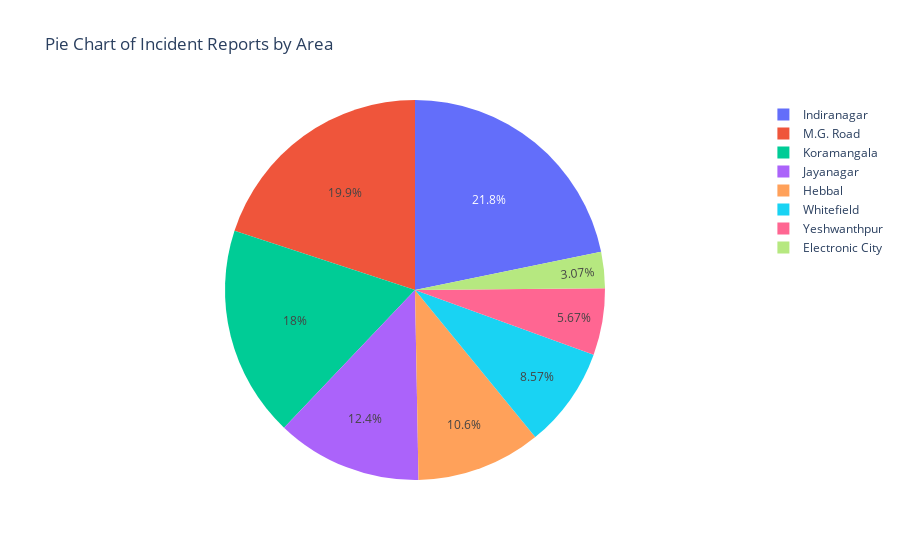

The cell this chart's notebook holds for it:
### Markdown cell above
# 5. PieChart

### Code cell
incident_data = df.groupby('Area Name')['Incident Reports'].sum().reset_index()
fig = px.pie(incident_data, values='Incident Reports', names='Area Name',
             title="Pie Chart of Incident Reports by Area")
fig.show()

### Figure 1 — Plotly figure (JSON) as saved in the notebook; plotly's stock layout.template omitted (floating-point values rounded to 4 significant figures)
{"data": [{"domain": {"x": [0, 1], "y": [0, 1]}, "hovertemplate": "Area Name=%{label}<br>Incident Reports=%{value}<extra></extra>", "labels": ["Electronic City", "Hebbal", "Indiranagar", "Jayanagar", "Koramangala", "M.G. Road", "Whitefield", "Yeshwanthpur"], "legendgroup": "", "name": "", "showlegend": true, "type": "pie", "values": [431, 1489, 3057, 1740, 2519, 2799, 1202, 796]}], "layout": {"legend": {"tracegroupgap": 0}, "title": {"text": "Pie Chart of Incident Reports by Area"}}}
